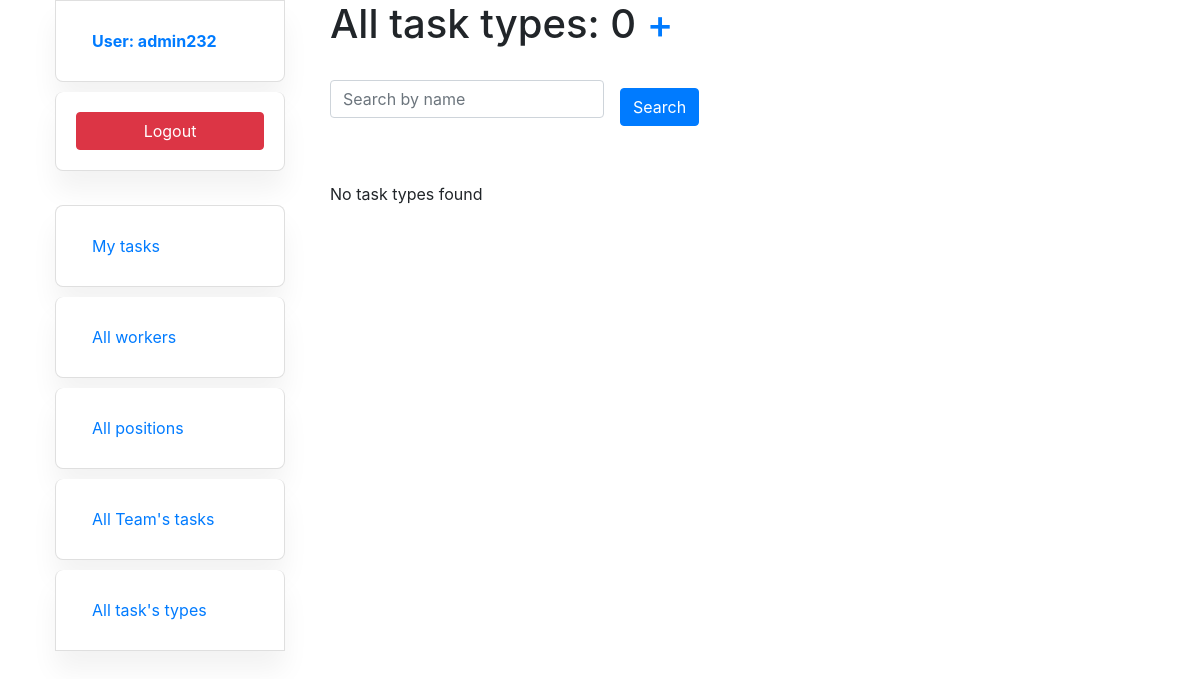
The page /task-types/ (signed in) on the database as committed earlier.
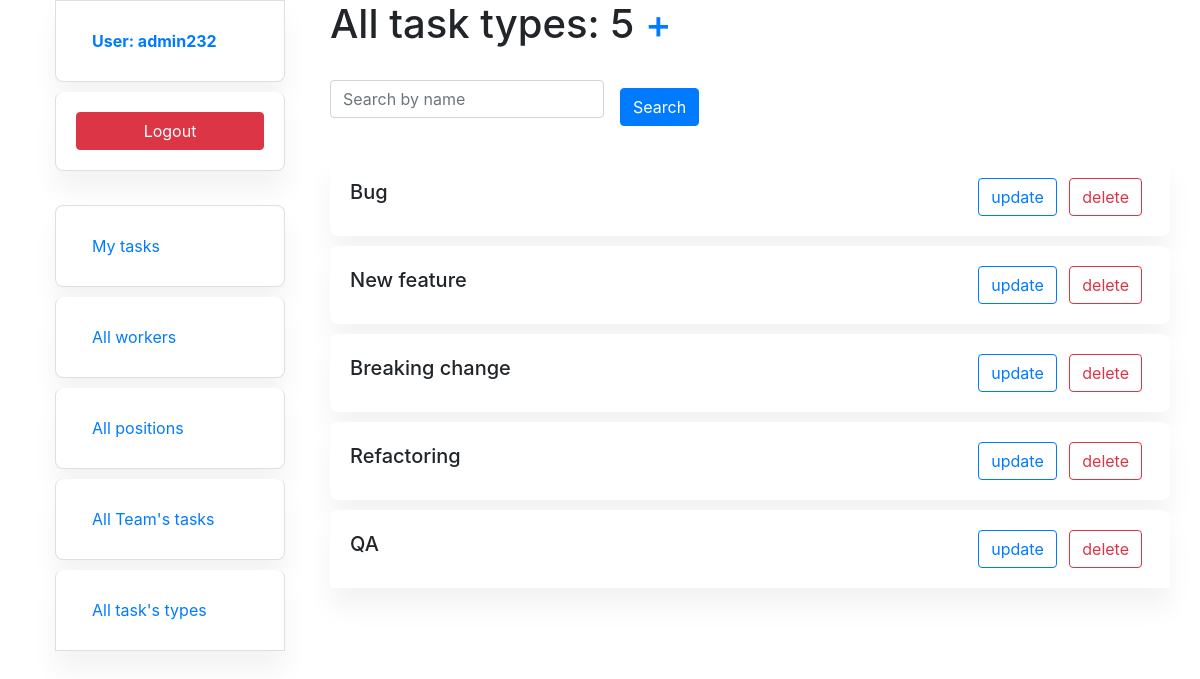
The same page on the database as committed later.
### website/models.py (models this page shows, shortened)
class Worker(AbstractUser):
    position = models.ForeignKey(
        "Position",
        on_delete=models.CASCADE,
        related_name="workers",
        blank=True,
        null=True,
    )
    class Meta:
        verbose_name_plural = "workers"
        ordering = ["id"]

class TaskType(models.Model):
    name = models.CharField(max_length=255)

### website/views.py (the view)
# urls.py: path("task-types/", TaskTypeListView.as_view(), name="task-type-list"),
class TaskTypeListView(LoginRequiredMixin, generic.ListView):
    model = TaskType
    form_class = forms.TaskTypeSearchForm
    context_object_name = "task_type_list"
    template_name = "website/task_type_list.html"
    paginate_by = 5
    def get_context_data(self, *, object_list=None, **kwargs):
        context = super(TaskTypeListView, self).get_context_data(**kwargs)
        name = self.request.GET.get("name", "")
        context["all_task_types"] = TaskType.objects.all().count()
        context["search_form"] = forms.TaskTypeSearchForm(initial={"name": name})
        return context
    def get_queryset(self):
        queryset = TaskType.objects.all()
        form = forms.TaskTypeSearchForm(self.request.GET)
        if form.is_valid():
            return queryset.filter(name__icontains=form.cleaned_data["name"])
        return queryset

### website/forms.py
class TaskTypeSearchForm(forms.Form):
    name = forms.CharField(
        max_length=255,
        required=False,
        label="",
        widget=forms.TextInput(attrs={"placeholder": "Search by name"}),
    )

### templates/website/task_type_list.html (shortened to what this page needs)
{% extends "website/base.html" %}
{% load crispy_forms_filters %}
{% block style %}
  {% load static %}
  <link rel="stylesheet" href="{% static 'css/task_type_list.css' %}">
{% endblock %}
{% block content %}
  <div class="container">
    <h1>All task types: {{ all_task_types }} <a href="{% url 'website:task-type-create' %}">+</a></h1>
    <br>
    <form action="" method="get" class="form-inline">
      {{ search_form|crispy }}
      <input type="submit" value="Search" class="btn btn-primary ml-3">
    </form>
    <br>
    {% if task_type_list %}
      <div class="row">
        <div class="col">
          <ul class="list-group">
            {% for task_type in task_type_list %}
              <li class="list-group-item custom-card d-flex justify-content-between align-items-center">
                <h5>{{ task_type.name }}</h5>
                <p>
                  <a href="{% url 'website:task-type-update' pk=task_type.id %}" class="btn btn-outline-primary radius-15 mr-2">update</a>
                  <a href="{% url 'website:task-type-delete' pk=task_type.id %}" class="btn btn-outline-danger radius-15 mr-2">delete</a>
                </p>
              </li>
            {% endfor %}
          </ul>
        </div>
      </div>
    {% else %}
      <br>
      <p>No task types found</p>
    {% endif %}
  </div>
{% endblock %}

### templates/website/base.html (shortened to what this page needs)
<!DOCTYPE html>
<html lang="en">
<head>
  <link rel="stylesheet" href="https://cdn.jsdelivr.net/npm/bootstrap@4.6.2/dist/css/bootstrap.min.css"
>
  {% load static %}
  <link rel="stylesheet" type="text/css" href="{% static "css/pagination.css" %}">
  <link rel="stylesheet" href="{% static "css/task_type_list.css" %}">
  {% block style %}
    {% load static %}
  {% endblock %}
</head>
<body>
<div class="container-fluid">
  <div class="row justify-content-center">
    <div class="col-sm-3">
      {% block sidebar %}
        {% include "includes/sidebar.html" %}
      {% endblock %}
    </div>
    <div class="col-sm-9">
      {% block content %}
      {% endblock %}
    </div>
  </div>
</div>
</body>
</html>

### templates/includes/sidebar.html (shortened to what this page needs)
<ul class="sidebar-nav">
  {% if user.is_authenticated %}
    <li class="list-group-item user-info">
      <a href="{% url 'website:my-profile' %}" class="nav-link">
        <strong>User: {{ user.username }}</strong>
      </a>
    </li>
    <li class="list-group-item">
      <form action="{% url 'logout' %}" method="post">
        <button type="submit" class="btn btn-danger btn-block">Logout</button>
      </form>
    </li>
  {% endif %}
  <br>
  {% if user.id %}
    <li class="list-group-item">
      <a href="{% url "website:my-page" %}" class="nav-link">My tasks</a>
    </li>
  {% else %}
    <li class="list-group-item">
      <a href="{% url 'login' %}" class="nav-link">Login</a>
    </li>
  {% endif %}
  <li class="list-group-item">
    <a href="{% url 'website:workers-list' %}" class="nav-link">All workers</a>
  </li>
  <li class="list-group-item">
    <a href="{% url 'website:positions-list' %}" class="nav-link">All positions</a>
  </li>
  <li class="list-group-item">
    <a href="{% url 'website:tasks-list' %}" class="nav-link">All Team's tasks</a>
  </li>
  <li class="list-group-item">
    <a href="{% url 'website:task-type-list' %}" class="nav-link">All task's types</a>
  </li>
</ul>

### templates/includes/pagination.html (shortened to what this page needs)
{% load query_transform %}

### static/css/task_type_list.css (style rules this page uses)
.container { margin-top: 0; background: #ffffff; }
.list-group-item { box-shadow: 0 20px 27px 0 rgb(0 0 0 / 5%); margin-bottom: 10px; padding: 20px; border-radius: 0.5rem; }
.list-group-item h5 { margin-bottom: 10px; }
.list-group-item p { margin-bottom: 0; }
a { text-decoration: none; }
.custom-card { border: none; }

Rows that differ between the two databases and show on the page:
added TaskType: name "Bug"
added TaskType: name "New feature"
added TaskType: name "Breaking change"
added TaskType: name "Refactoring"
added TaskType: name "QA"
Other text that changed with them:
{{ all_task_types }}: "0" → "5"
text no longer shown: "No task types found"
